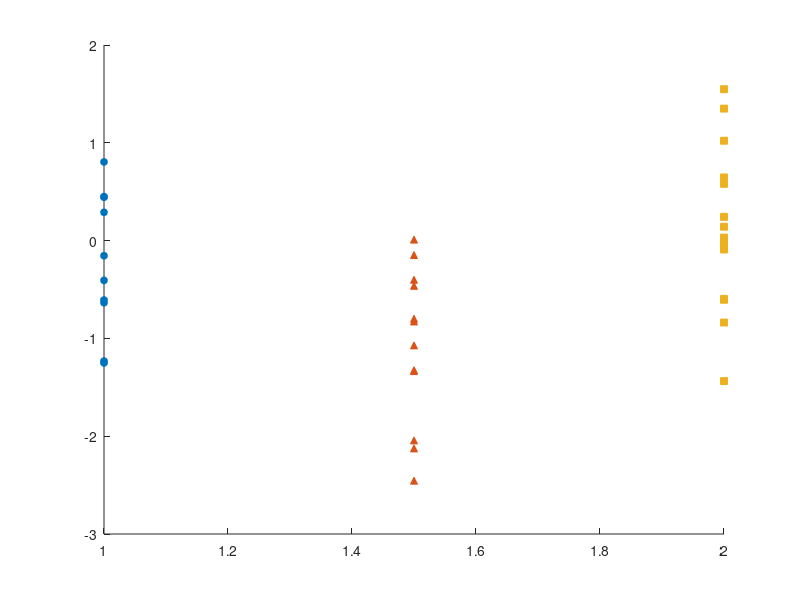

Recreate this plot in MATLAB. (Note: this script raises an error after producing the figure.)
function h_box = group_boxchart(data, groupid, feature_labels, group_labels, group_gap, feature_gap, markers, marker_colors, varargin)
%GROUP_BOXCHART  Creates a grouped boxchart
%
%   Usage:
%   h_box = group_boxchart(data, groupid, feature_names, group_names, group_gap, feature_gap, markers, marker_colors, <boxchart_params>)
%
%   Input:
%   data: NxF data with F features and N observations across all groups
%   groupid: Nx1 column vector with group ids
%   feature_labels: 1xF cell of chars with feature lables (default: {'Feature 1',...'Feature N'})
%   group_labels: 1xG cell of chars with group labels (default: {'Group 1',...'Group N'})
%   group_gap: double - the spacing within groups boxplot (default: .5)
%   feature_gap: double - the spacing between each boxplot group between features (default: 1)
%   markers: 1xG char - markers for each group (default: 'o^sdvph>')
%   marker_colors: chars or Nx3 matrix of colors (default: matlab color order)
%   boxchart_params: optional parameters to the boxchart function
%
%   Output:
%   h_box: handle to boxchart objects
%
%   Example:
%     figure
%     %% Generate Data
% 
%     N1 = 10; %Number in group 1
%     N2 = 12; %Number in group 2
%     N3 = 15; %Number in group 3
% 
%     data1 = [randn(N1,1) randn(N1,1)+2 randn(N1,1)*2-3];
%     data2 = [randn(N2,1)-1 randn(N2,1)-2 randn(N2,1)/2+3];
%     data3 = [randn(N3,1)+.5 randn(N3,1)+3 randn(N3,1)-1];
% 
%     data = [data1; data2; data3];
% 
%     %Group id
%     groupid = [ones(N1,1)*0; ones(N2,1)*1; ones(N3,1)*2];
% 
%     group_boxchart(data,groupid);
%
%   Copyright 2022 Michael J. Prerau, Ph.D. - http://www.sleepEEG.org
%   This work is licensed under a Creative Commons Attribution-NonCommercial-ShareAlike 4.0 International License.
%   (http://creativecommons.org/licenses/by-nc-sa/4.0/)
%
%   Last modified 02/19/2022
%********************************************************************
if nargin == 0
    %% Generate Data

    N1 = 10; %Number in group 1
    N2 = 12; %Number in group 2
    N3 = 15; %Number in group 3

    data1 = [randn(N1,1) randn(N1,1)+2 randn(N1,1)*2-3];
    data2 = [randn(N2,1)-1 randn(N2,1)-2 randn(N2,1)/2+3];
    data3 = [randn(N3,1)+.5 randn(N3,1)+3 randn(N3,1)-1];

    data = [data1; data2; data3];

    %Group id
    groupid = [ones(N1,1)*0; ones(N2,1)*1; ones(N3,1)*2];
end

%Get unique group ids
ids = unique(groupid);
Ngroups = length(ids);

%Number of features
Nfeatures = size(data,2);

%Create the xtick locations
xticks = zeros(1,Nfeatures);
xpos = zeros(1, Ngroups);

%Set default feature names
if nargin<3 || isempty(feature_labels)
    feature_labels = cell(1,Nfeatures);
    for ii = 1:Nfeatures
        feature_labels{ii} = ['Feature ' num2str(ii)];
    end
end

%Set default group names
if nargin<4 || isempty(group_labels)
    group_labels = cell(1,Ngroups);
    for ii = 1:Ngroups
        group_labels{ii} = ['Group ' num2str(ii)];
    end
end

if nargin<5 || isempty(group_gap)
    %Spacing within groups
    group_gap = .5;
end

if nargin<6 || isempty(feature_gap)
    %Between features spacing
    feature_gap = 1;
end

%Data markers
if nargin<7 || isempty(markers)
    markers = 'o^sdvph>o^sdvph>o^sdvph>';
end

%Data colors
if nargin<8 || isempty(marker_colors)
    marker_colors = repmat(get(gca,'colororder'),5,1);
end

%Force character colors to be column vector
if ischar(marker_colors)
    marker_colors = marker_colors(:);
else
    assert(size(marker_colors,2) == 3,'Color must be vector of characters or Nx3 matrix');
end

assert(length(groupid)==size(data,1),'Group id must be column vector of length equal to data rows');

%% Create plot
hold all;

%Loop through each of the features
for ii = 1:Nfeatures
    %Set the x positions
    xpos(1) = ii+(2*group_gap+feature_gap)*(ii-1);
    for jj = 2:Ngroups
        xpos(jj) = xpos(jj-1)+group_gap;
    end

    %Set the xticks in the middle of the group
    xticks(ii) = mean(xpos);

    %Assemble the group data
    xgroupdata = [];
    h_scatter = zeros(1,Ngroups);

    for jj = 1:Ngroups
        %Get all gorup members
        group_idx = groupid == ids(jj);
        N = sum(group_idx);

        %Concatenate data
        xgroupdata = [xgroupdata; ones(N,1)*xpos(jj)];

        %Plot the data
        h_scatter(jj) = plot(xpos(jj)*ones(N,1),data(groupid==ids(jj),ii),markers(jj),'markerfacecolor',marker_colors(jj,:),'markersize',5);
    end

    %Get the data for the features
    d = data(:,ii);

    %Plot the boxchart
    h_box(ii) = boxchart(xgroupdata,d(:),varargin{:});
end

%Update the ticks and the legend
set(gca,'XTick',xticks,'XTickLabel',feature_labels)
legend(h_scatter,group_labels);

hold off;
